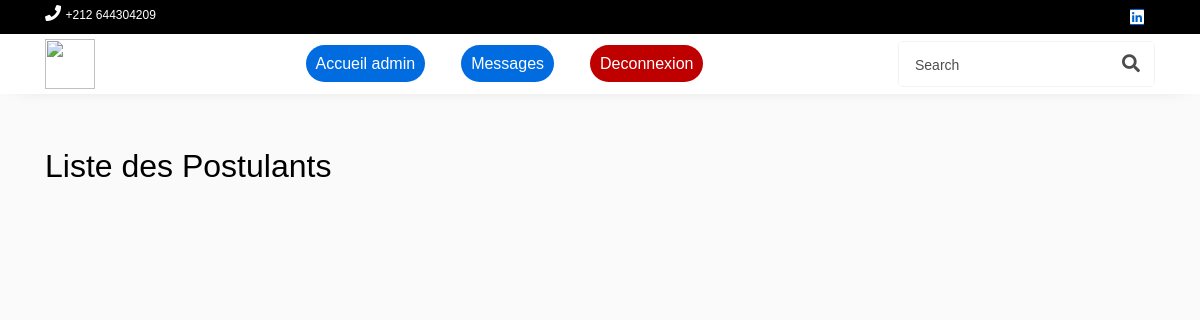
Before: /candidats/4 (signed in) with the older database file.
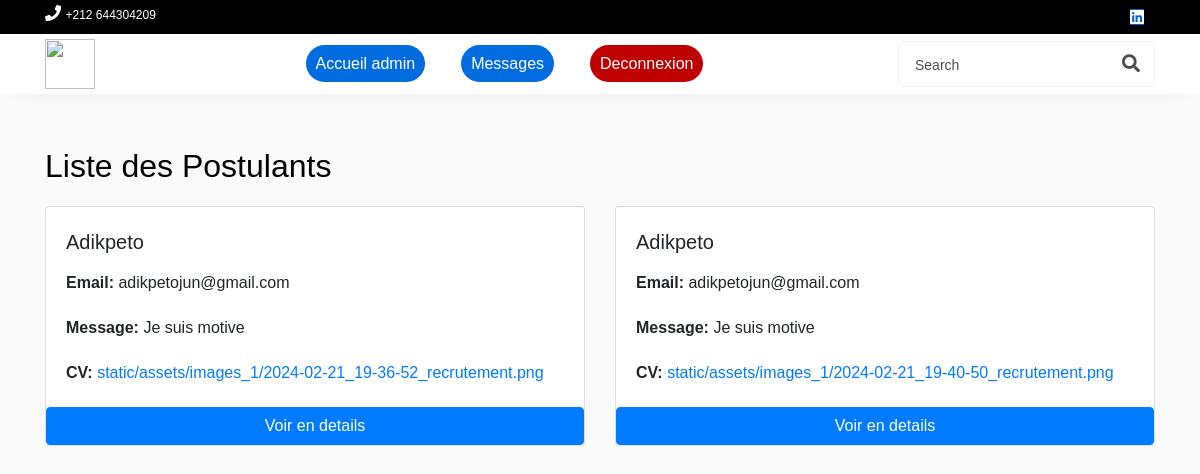
After: the same page with the newer database file.
### Main/models/models.py (models this page shows)
class Postul(db.Model):
    id = db.Column(db.Integer, primary_key=True)
    titre = db.Column(db.String(100))
    name = db.Column(db.String(100))
    email = db.Column(db.String(100))
    message = db.Column(db.Text)
    cv = db.Column(db.String(255))
    post_id = db.Column(db.Integer, db.ForeignKey('offre.id'))
    date=db.Column(db.DateTime, default=datetime.now)

### Main/routes/admin.py (the view)
@app.route('/candidats/<int:id>')
def candidat(id):
    postuls = Postul.query.filter_by(post_id=id).all()
    return render_template('candidat.html', postuls=postuls)

### Main/templates/candidat.html (shortened to what this page needs)
<!DOCTYPE html>
<html lang="en">
<head>
    <link rel="stylesheet" href="https://stackpath.bootstrapcdn.com/bootstrap/4.5.2/css/bootstrap.min.css">
</head>
<body>
    {% with currentPage='' %}
    {% include 'navbar_admin.html' %}
    {% endwith %}
    <div class="container mt-5">
        <h2>Liste des Postulants</h2>
        <div class="row mt-3">
            {% for postul in postuls %}
            <div class="col-md-6">
                <div class="card mb-3">
                    <div class="card-body">
                        <h5 class="card-title">{{ postul.name }}</h5>
                        <p class="card-text"><strong>Email:</strong> {{ postul.email }}</p>
                        <p class="card-text"><strong>Message:</strong>
                            {% if postul.message|length > 20 %}
                                {{ postul.message[:20] }}...
                            {% else %}
                                {{ postul.message }}
                            {% endif %}
                        </p>
                        <p class="card-text"><strong>CV:</strong> <a href="../{{ postul.cv }}" download>{{ postul.cv }}</a></p>
                    </div>
                    <a class="btn btn-primary" href="/voir_candidats/{{postul.id}}" >Voir en details</a>
                </div>
            </div>
            {% endfor %}
        </div>
    </div>
</body>
</html>

### Main/templates/navbar_admin.html (shortened to what this page needs)
<head>
  <link rel="stylesheet" href="https://cdnjs.cloudflare.com/ajax/libs/font-awesome/6.0.0-beta3/css/all.min.css">
      <link href="https://cdn.jsdelivr.net/npm/bootstrap@5.3.0/dist/css/bootstrap.min.css" rel="stylesheet">
      <link href="https://cdn.jsdelivr.net/npm/tailwindcss@2.2.19/dist/tailwind.min.css" rel="stylesheet">
      <link href="https://cdn.jsdelivr.net/npm/bootstrap@5.3.0/dist/css/bootstrap.min.css" rel="stylesheet">
      <link
      rel="stylesheet"
      href="https://pro.fontawesome.com/releases/v5.10.0/css/all.css"
    />
    <link rel="stylesheet" href="https://cdnjs.cloudflare.com/ajax/libs/animate.css/4.1.1/animate.min.css">
    <link rel="stylesheet" href="/static/css/navbar.css">
  </head>
            <section class="section">
                <div class="wrap" style="background-color: #000000;">
                <div class="container">
                <div class="row justify-content-between">
                <div class="col">
                <p class="mb-0 phone"><span class="fa fa-phone" style="color: #ffffff;"></span> <a href="#">+212 644304209</a></p>
                </div>
                <div class="col d-flex justify-content-end">
                <div class="social-media">
                <p class="mb-0 d-flex">
                <a href="https://www.linkedin.com/company/lms-invention/" class="d-flex align-items-center justify-content-center" style="background-color: #000000;"><span class="fab fa-linkedin" style="background-color: #0062cc;" ><i class="sr-only">Linkedin</i></span></a>
                </p>
                </div>
                </div>
                </div>
                </div>
                </div>
                <nav class="navbar navbar-expand-lg navbar-dark ftco_navbar bg-dark ftco-navbar-light" id="ftco-navbar">
                <div class="container">
                <a class="navbar-brand" href="/"><img style="height: 50px;width: 50px;"  src="../static/assets/images/lms-logo-removebg-preview.png" alt=""/></a>
                <form action="#" class="searchform order-sm-start order-lg-last">
                <div class="form-group d-flex">
                <input type="text" class="form-control pl-3" placeholder="Search">
                <button type="submit" placeholder="" class="form-control search"><span class="fa fa-search"></span></button>
                </div>
                </form>
                <div class="collapse navbar-collapse" id="ftco-nav">
                <ul class="navbar-nav m-auto">
                    <li><a href="/adminpage" class="mx-2 font-medium hover:text-white-900 text-center" >Accueil admin</a></li>
                    <li><a href="/messages" class="mx-2 font-medium hover:text-white-900 text-center" >Messages</a></li>
                    <li><a href="/logout" class="mx-2 font-medium hover:text-white-900 text-center" style="background-color: rgb(191, 0, 0);">Deconnexion</a></li>
                </ul>
                </div>
                </div>
                </nav>
                </section>

### Main/templates/navbar_admin.html (style rules this page uses)
.navbar-nav li { position: relative; padding: 10px; border-radius: 5px; }
.navbar-nav li a { background-color: #006ce0; padding: 10px; border-radius: 50px; color: white; position: relative; }
.navbar-nav li:not(.active)::before, .navbar-nav li:not(.active)::after { content: ''; position: absolute; width: 0; height: 1.5px; background-color: rgb(0, 0, 0); transition: width 0.3s ease; }
.navbar-nav li:not(.active)::before { top: 0; left: 0; transform-origin: left; }
.navbar-nav li:not(.active)::after { bottom: 0; right: 0; transform-origin: right; }

Changed rows visible on the page:
added Postul: name "Adikpeto", email "adikpetojun@gmail.com", message "Je suis motive", cv "static/assets/images_1/2024-02-21_19-36-52_recrutement.png"
added Postul: name "Adikpeto", email "adikpetojun@gmail.com", message "Je suis motive", cv "static/assets/images_1/2024-02-21_19-40-50_recrutement.png"
